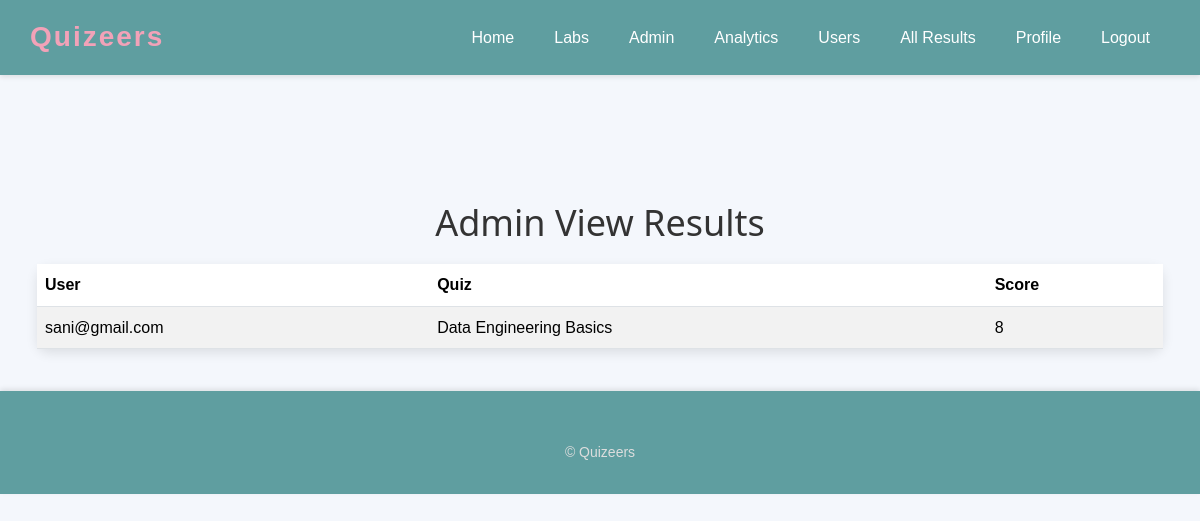
Page /admin/results (signed in) on the earlier database version.
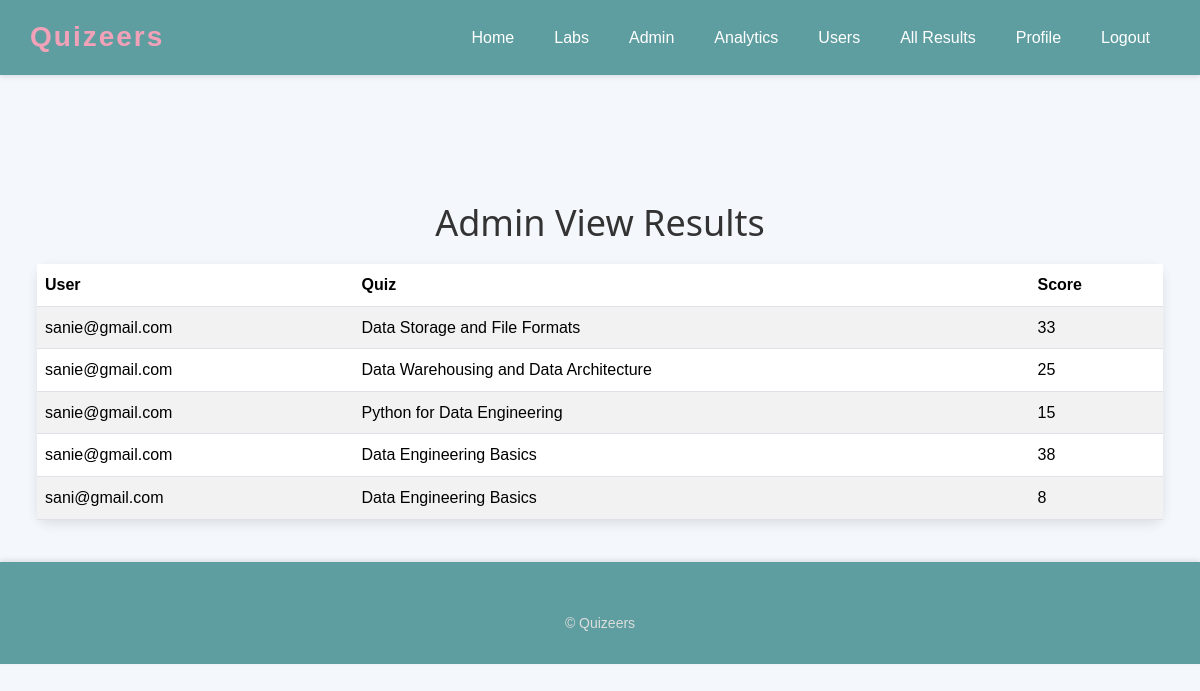
Same page on the later database version.
### app.py (models this page shows, shortened)
class Result(db.Model):
    id = db.Column(db.Integer, primary_key=True)
    user_id = db.Column(db.Integer, db.ForeignKey("user.id"), nullable=False)
    quiz_id = db.Column(db.Integer, db.ForeignKey("quiz.id"), nullable=False)
    score = db.Column(db.Integer, nullable=False)  # percentage, 0-100
    created_at = db.Column(db.DateTime, default=lambda: datetime.now(timezone.utc))
    user = db.relationship("User")
    quiz = db.relationship("Quiz")

class User(UserMixin, db.Model):
    id = db.Column(db.Integer, primary_key=True)
    email = db.Column(db.String(255), unique=True, nullable=False)
    password_hash = db.Column(db.String(255), nullable=False)
    is_admin = db.Column(db.Boolean, default=False)
    created_at = db.Column(db.DateTime, default=lambda: datetime.now(timezone.utc))

class Quiz(db.Model):
    id = db.Column(db.Integer, primary_key=True)
    title = db.Column(db.String(255), nullable=False)
    description = db.Column(db.Text, default="")
    is_deleted = db.Column(db.Boolean, default=False)
    category = db.Column(db.String(100), default="General")
    difficulty = db.Column(db.String(20), default="Medium")
    time_limit_minutes = db.Column(db.Integer, nullable=True)
    max_attempts = db.Column(db.Integer, nullable=True)
    shuffle_questions = db.Column(db.Boolean, default=True)
    questions = db.relationship(
        "Question", backref="quiz", lazy=True, cascade="all, delete-orphan"
    )

### app.py (the view)
@app.route("/admin/results")
@admin_required
def admin_view_results():
    results = Result.query.order_by(Result.created_at.desc()).all()
    return render_template("admin_view_results.html", results=results)

### app.py (called while the page is built)
@login_manager.user_loader
def load_user(user_id):
    return db.session.get(User, int(user_id))

def admin_required(view):
    @wraps(view)
    def wrapped(*args, **kwargs):
        if not current_user.is_authenticated or not current_user.is_admin:
            flash("Admin access required.", "error")
            return redirect(url_for("home"))
        return view(*args, **kwargs)
    return wrapped

### templates/admin_view_results.html (shortened to what this page needs)
{% extends "base.html" %}
{% block content %}
    <div class="container">
        <h2>Admin View Results</h2>
        <table class="table table-striped">
            <thead>
                <tr>
                    <th>User</th>
                    <th>Quiz</th>
                    <th>Score</th>
                </tr>
            </thead>
            <tbody>
                {% for result in results %}
                    <tr>
                        <td>{{ result.user.email }}</td>
                        <td>{{ result.quiz.title }}</td>
                        <td>{{ result.score }}</td>
                    </tr>
                {% endfor %}
            </tbody>
        </table>
    </div>
{% endblock %}

### templates/base.html (shortened to what this page needs)
<!DOCTYPE html>
<html lang="en">
<head>
    <link rel="stylesheet" href="https://cdn.jsdelivr.net/npm/bootstrap@5.3.3/dist/css/bootstrap.min.css">
    <link rel="stylesheet" href="{{ url_for('static', filename='css/styles.css') }}">
</head>
<body>
    <header>
        <div id="container">
            <div class="logo">Quizeers</div>
            <nav class="menu">
                <ul>
                    <li><a href="{{ url_for('quizzes.home') }}">Home</a></li>
                    {% if current_user.is_authenticated %}
                        <li><a href="{{ url_for('labs.labs_overview') }}">Labs</a></li>
                        {% if current_user.is_admin %}
                            <li><a href="{{ url_for('admin.admin_panel') }}">Admin</a></li>
                            <li><a href="{{ url_for('analytics.admin_analytics') }}">Analytics</a></li>
                            <li><a href="{{ url_for('admin.admin_users') }}">Users</a></li>
                            <li><a href="{{ url_for('admin.admin_view_results') }}">All Results</a></li>
                        {% else %}
                            <li><a href="{{ url_for('quizzes.user_view_results') }}">My Results</a></li>
                        {% endif %}
                        <li><a href="{{ url_for('quizzes.profile') }}">Profile</a></li>
                        <li><a href="{{ url_for('auth.logout') }}">Logout</a></li>
                    {% else %}
                        <li><a href="{{ url_for('auth.login') }}">Login</a></li>
                        <li><a href="{{ url_for('auth.register') }}">Register</a></li>
                    {% endif %}
                </ul>
            </nav>
        </div>
    </header>
    <main>
        <div class="container" style="padding: 20px;">
            {% block content %}{% endblock %}
        </div>
    </main>
    <footer>
        <div class="copy">
            <p>&copy; Quizeers</p>
        </div>
    </footer>
</body>
</html>

### static/css/styles.css (style rules this page uses)
body { font-family: 'Segoe UI', Tahoma, Geneva, Verdana, sans-serif; margin: 0; padding: 0; background-color: #f8f9fa; line-height: 1.6; }
header { background-color: #5f9ea0; color: white; padding: 15px 0; box-shadow: 0 2px 5px rgba(0, 0, 0, 0.1); }
header #container { display: flex; justify-content: space-between; align-items: center; padding: 0 30px; }
header .logo { font-size: 28px; font-weight: bold; letter-spacing: 2px; color: #f2a2b8; }
header .menu ul { list-style-type: none; display: flex; margin: 0; padding: 0; }
header .menu ul li { margin: 0 20px; }
header .menu ul li a { text-decoration: none; color: white; font-size: 16px; font-weight: 500; transition: color 0.3s ease; }
main { text-align: center; padding: 6px 5px; }
main h2 { font-size: 36px; color: #333; margin-bottom: 10px; font-weight: 400; }
footer { background-color: #5f9ea0; color: white; padding: 30px; display: flex; justify-content: space-between; flex-wrap: wrap; box-shadow: 0 -2px 5px rgba(0, 0, 0, 0.1); }
footer .copy { text-align: center; margin-top: 20px; width: 100%; }
footer .copy p { margin: 0; font-size: 14px; color: #ddd; }

### templates/admin_view_results.html (style rules this page uses)
body { background-color: #f4f7fc; font-family: 'Arial', sans-serif; color: #333; }
.container { max-width: 1200px; margin-top: 50px; }
h2 { font-family: 'Segoe UI', Tahoma, Geneva, Verdana, sans-serif; font-weight: 700; color: #5f9ea0; text-align: center; margin-bottom: 30px; }
table { width: 100%; margin: 20px 0; border-collapse: collapse; }
th, td { padding: 15px; text-align: left; font-size: 1rem; }
th { background-color: #5f9ea0; color: white; font-weight: bold; }
tr:nth-child(even) { background-color: #f9f9f9; }
.table-striped { border-radius: 12px; box-shadow: 0 4px 12px rgba(0, 0, 0, 0.1); }

Differences in the rows shown:
added Result: user.email "sanie@gmail.com", quiz "Data Storage and File Formats", score "33"
added Result: user.email "sanie@gmail.com", quiz "Data Warehousing and Data Architecture", score "25"
added Result: user.email "sanie@gmail.com", quiz "Python for Data Engineering", score "15"
added Result: user.email "sanie@gmail.com", quiz "Data Engineering Basics", score "38"
